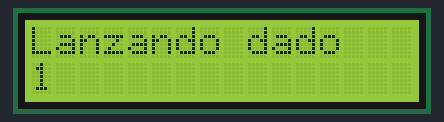
Recording of a sketch running on a simulated Arduino Uno, built with avr-gcc and run on an emulated ATmega328P. Parts: 16×2 character LCD. Random numbers use the default seed unless the sketch sets one.

Above: at 0.61 s.
At 8.44 s:
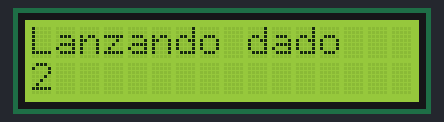
At 9.1 s:
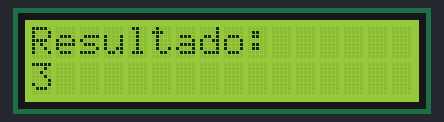
At 17.2 s:
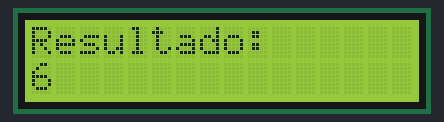
At 28.75 s:
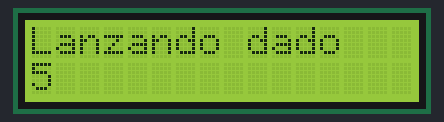
At 37.2 s:
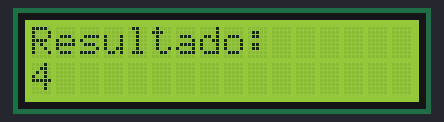

Measured:
- what the display in image 2 shows lasts 3.0 s, from 9.1 s to 12.1 s
- what the display in image 4 shows lasts 0.4 s, from 28.6 s to 29.0 s

The sketch:

Juego_Dinosaurio.ino
```cpp
#include <LiquidCrystal.h>

LiquidCrystal lcd(12, 11, 5, 4, 3, 2);

void setup() {
  lcd.begin(16, 2);
  randomSeed(analogRead(0));
}

void loop() {
  lcd.clear();
  lcd.setCursor(0, 0);
  lcd.print("Lanzando dado");

  // Animación (cambia rápido)
  for (int i = 0; i < 10; i++) {
    int temp = random(1, 7);
    lcd.setCursor(0, 1);
    lcd.print(temp);
    delay(100);
  }

  // Resultado final
  int numero = random(1, 7);

  lcd.clear();
  lcd.setCursor(0, 0);
  lcd.print("Resultado:");
  lcd.setCursor(0, 1);
  lcd.print(numero);

  delay(3000);
}
```
